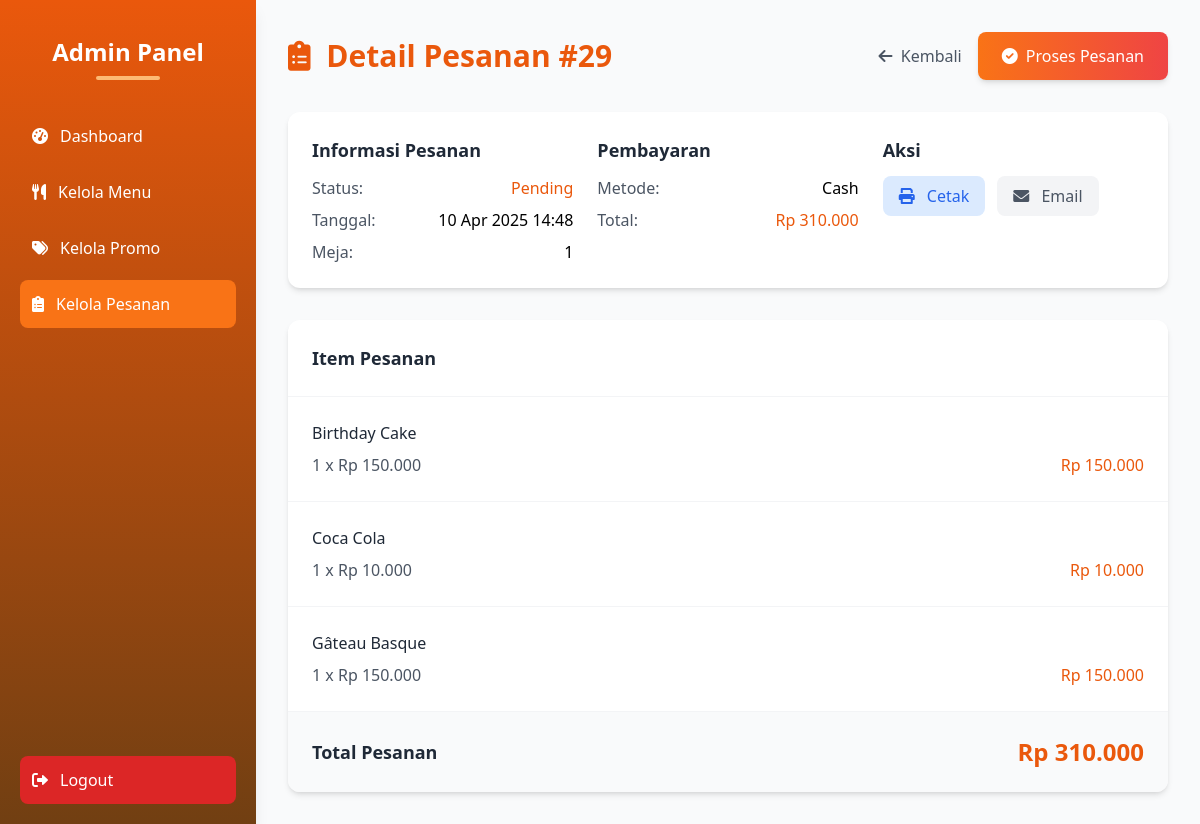
Page /admin/detail_pesanan.php?id=29 (signed in) on the committed database.
### tables this page shows
CREATE TABLE `orders` (
  `id` int NOT NULL,
  `id_meja` int NOT NULL,
  `customer_id` int DEFAULT NULL,
  `total_harga` decimal(10,2) NOT NULL,
  `metode_pembayaran` varchar(20) DEFAULT NULL,
  `status` enum('pending','paid','failed','done') DEFAULT 'pending',
  `snap_token` varchar(255) DEFAULT NULL,
  `midtrans_order_id` varchar(255) DEFAULT NULL,
  `created_at` timestamp NULL DEFAULT CURRENT_TIMESTAMP
);

CREATE TABLE `order_items` (
  `id` int NOT NULL,
  `order_id` int NOT NULL,
  `id_menu` int NOT NULL,
  `nama_menu` varchar(255) NOT NULL,
  `jumlah` int NOT NULL,
  `harga` decimal(10,2) NOT NULL,
  `subtotal` decimal(10,2) NOT NULL
);

### admin/detail_pesanan.php (the view, shortened to what this page needs)
<?php
include '../config/db.php';
$order_id = intval($_GET['id']);
$order_query = $conn->prepare("
    SELECT o.*
    FROM orders o
    LEFT JOIN meja m ON o.id_meja = m.id_meja
    WHERE o.id = ?
");
$order_query->bind_param("i", $order_id);
$order_query->execute();
$result = $order_query->get_result();
$order = $result->fetch_assoc();
$items_query = $conn->prepare("
    SELECT oi.*, m.gambar
    FROM order_items oi
    LEFT JOIN menu m ON oi.id_menu = m.id_menu
    WHERE oi.order_id = ?
");
$items_query->bind_param("i", $order_id);
$items_query->execute();
$items_result = $items_query->get_result();
$items = $items_result->fetch_all(MYSQLI_ASSOC);
?>
<!DOCTYPE html>
<html lang="id">
<head>
    <script src="https://cdn.tailwindcss.com"></script>
    <link rel="stylesheet" href="https://cdnjs.cloudflare.com/ajax/libs/font-awesome/6.0.0/css/all.min.css">
</head>
<body class="bg-gray-50 min-h-screen flex">
    <div class="h-screen w-64 bg-gradient-to-b from-orange-600 to-yellow-900 text-white p-5 shadow-lg fixed flex flex-col">
        <div class="text-center mb-8 pt-4">
            <h2 class="text-2xl font-bold mb-2">Admin Panel</h2>
            <div class="w-16 h-1 bg-orange-300 mx-auto rounded-full"></div>
        </div>
        <nav class="flex-1">
            <ul class="space-y-2">
                <li>
                    <a href="dashboard.php" class="flex items-center p-3 rounded-lg hover:bg-orange-500 transition-colors">
                        <i class="fas fa-tachometer-alt mr-3"></i> Dashboard
                    </a>
                </li>
                <li>
                    <a href="menu.php" class="flex items-center p-3 rounded-lg hover:bg-orange-500 transition-colors">
                        <i class="fas fa-utensils mr-3"></i> Kelola Menu
                    </a>
                </li>
                <li>
                    <a href="promos.php" class="flex items-center p-3 rounded-lg hover:bg-orange-500 transition-colors">
                        <i class="fas fa-tags mr-3"></i> Kelola Promo
                    </a>
                </li>
                <li>
                    <a href="orders.php" class="flex items-center p-3 rounded-lg bg-orange-500 transition-colors">
                        <i class="fas fa-clipboard-list mr-3"></i> Kelola Pesanan
                    </a>
                </li>
            </ul>
        </nav>
        <a href="logout.php" class="flex items-center p-3 rounded-lg bg-red-600 hover:bg-red-700 transition-colors">
            <i class="fas fa-sign-out-alt mr-3"></i> Logout
        </a>
    </div>
    <div class="flex-1 ml-64 p-8">
        <div class="flex justify-between items-center mb-8">
            <h2 class="text-3xl font-bold text-orange-600">
                <i class="fas fa-clipboard-list mr-2"></i> Detail Pesanan #<?= $order['id'] ?>
            </h2>
            <div class="flex items-center space-x-4">
                <a href="order.php" class="text-gray-600 hover:text-orange-600 transition">
                    <i class="fas fa-arrow-left mr-1"></i> Kembali
                </a>
                <?php if ($order['status'] == 'pending' || $order['status'] == 'paid'): ?>
                <a href="proses_pesanan.php?id=<?= $order['id'] ?>"
                   class="bg-gradient-to-r from-orange-500 to-red-500 text-white px-6 py-3 rounded-lg shadow-md hover:opacity-90 transition flex items-center">
                    <i class="fas fa-check-circle mr-2"></i> Proses Pesanan
                </a>
                <?php endif; ?>
            </div>
        </div>
        <div class="bg-white rounded-xl shadow-md overflow-hidden mb-8">
            <div class="p-6">
                <div class="grid grid-cols-1 md:grid-cols-3 gap-6">
                    <div>
                        <h3 class="text-lg font-semibold text-gray-800 mb-3">Informasi Pesanan</h3>
                        <div class="space-y-2">
                            <div class="flex justify-between">
                                <span class="text-gray-600">Status:</span>
                                <span class="font-medium <?=
                                    $order['status'] == 'done' ? 'text-green-600' :
                                    ($order['status'] == 'paid' ? 'text-blue-600' :
                                    ($order['status'] == 'failed' ? 'text-red-600' : 'text-orange-600'))
                                ?>">
                                    <?= ucfirst($order['status']) ?>
                                </span>
                            </div>
                            <div class="flex justify-between">
                                <span class="text-gray-600">Tanggal:</span>
                                <span class="font-medium"><?= date('d M Y H:i', strtotime($order['created_at'])) ?></span>
                            </div>
                            <div class="flex justify-between">
                                <span class="text-gray-600">Meja:</span>
                                <span class="font-medium"><?= $order['id_meja'] ?></span>
                            </div>
                        </div>
                    </div>
                    <div>
                        <h3 class="text-lg font-semibold text-gray-800 mb-3">Pembayaran</h3>
                        <div class="space-y-2">
                            <div class="flex justify-between">
                                <span class="text-gray-600">Metode:</span>
                                <span class="font-medium"><?= $order['metode_pembayaran'] ?></span>
                            </div>
                            <div class="flex justify-between">
                                <span class="text-gray-600">Total:</span>
                                <span class="font-medium text-orange-600">Rp <?= number_format($order['total_harga'], 0, ',', '.') ?></span>
                            </div>
                        </div>
                    </div>
                    <div>
                        <h3 class="text-lg font-semibold text-gray-800 mb-3">Aksi</h3>
                        <div class="flex space-x-3">
                            <button class="px-4 py-2 bg-blue-100 text-blue-600 rounded-lg hover:bg-blue-200 transition">
                                <i class="fas fa-print mr-2"></i> Cetak
                            </button>
                            <button class="px-4 py-2 bg-gray-100 text-gray-600 rounded-lg hover:bg-gray-200 transition">
                                <i class="fas fa-envelope mr-2"></i> Email
                            </button>
                        </div>
                    </div>
                </div>
            </div>
        </div>
        <div class="bg-white rounded-xl shadow-md overflow-hidden">
            <div class="p-6 border-b border-gray-100">
                <h3 class="text-lg font-semibold text-gray-800">Item Pesanan</h3>
            </div>
            <div class="divide-y divide-gray-100">
                <?php foreach ($items as $item): ?>
                <div class="p-6 hover:bg-orange-50 transition-colors">
                    <div class="flex items-start">
                        <div class="flex-1">
                            <h4 class="font-medium text-gray-800"><?= $item['nama_menu'] ?></h4>
                            <div class="flex justify-between mt-2">
                                <div class="text-gray-600">
                                    <?= $item['jumlah'] ?> x Rp <?= number_format($item['harga'], 0, ',', '.') ?>
                                </div>
                                <div class="font-medium text-orange-600">
                                    Rp <?= number_format($item['subtotal'], 0, ',', '.') ?>
                                </div>
                            </div>
                        </div>
                    </div>
                </div>
                <?php endforeach; ?>
                <div class="p-6 bg-gray-50">
                    <div class="flex justify-between items-center">
                        <span class="text-lg font-semibold text-gray-800">Total Pesanan</span>
                        <span class="text-2xl font-bold text-orange-600">Rp <?= number_format($order['total_harga'], 0, ',', '.') ?></span>
                    </div>
                </div>
            </div>
        </div>
    </div>
</body>
</html>

### rows in the picture
orders: id "29", status "Pending", created_at "10 Apr 2025 14:48", id_meja "1", metode_pembayaran "Cash", total_harga "310.000"
order_items: nama_menu "Birthday Cake", jumlah "1", harga "150.000", subtotal "150.000"
order_items: nama_menu "Coca Cola", jumlah "1", harga "10.000", subtotal "10.000"
order_items: nama_menu "Gâteau Basque", jumlah "1", harga "150.000", subtotal "150.000"
